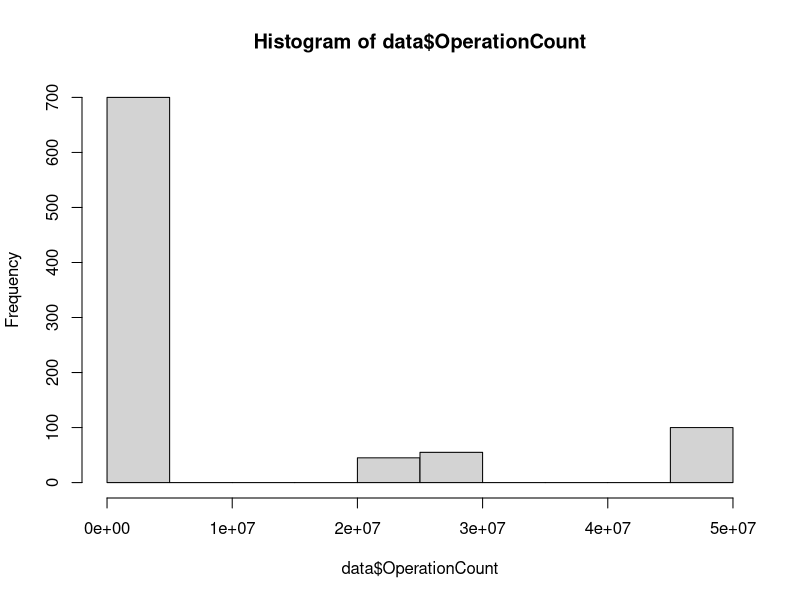

The R script that drew this image:
setwd("/Users/can/Documents/Family/Can/Master/University Passau/Semesters/WS 19:20/Empirical Methods for Software Engineering/EMSE | Exercise/EMSE | Exercise 3/Sorting\ Algorithm\ Implementations/bubble-sort")
getwd()

data <- read.csv("results-bubble-sort.csv")

hist(data$OperationCount)
